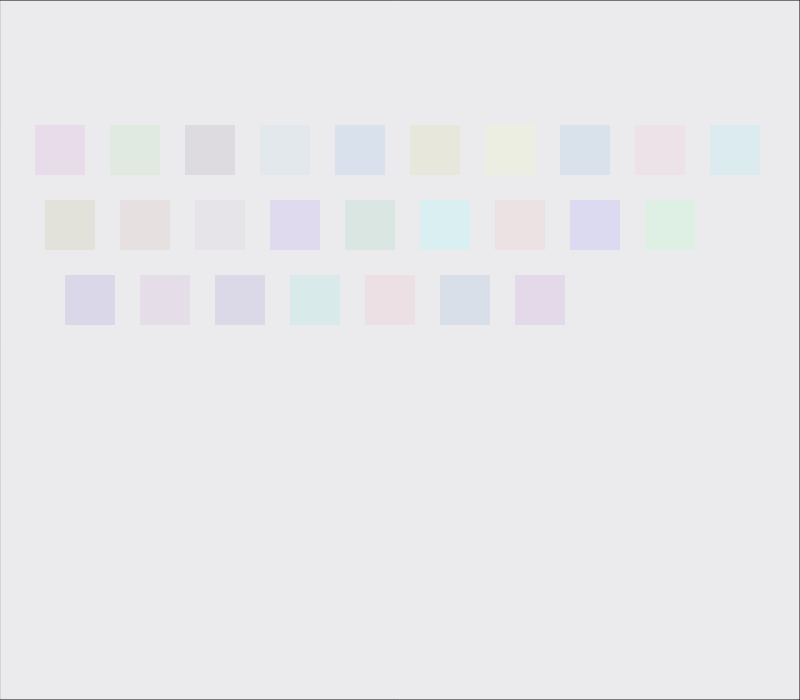
Frame 1 (no input)
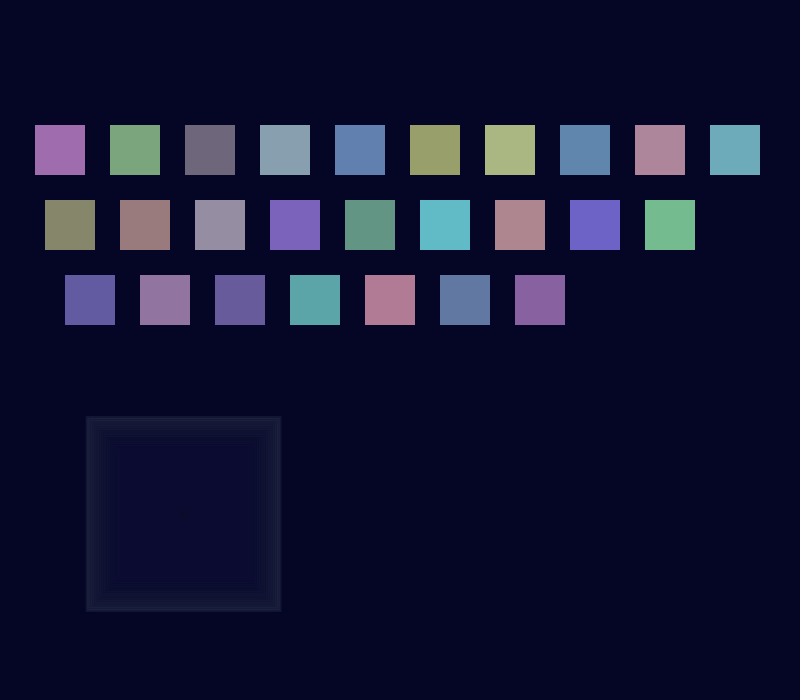
Frame 60 (no input)
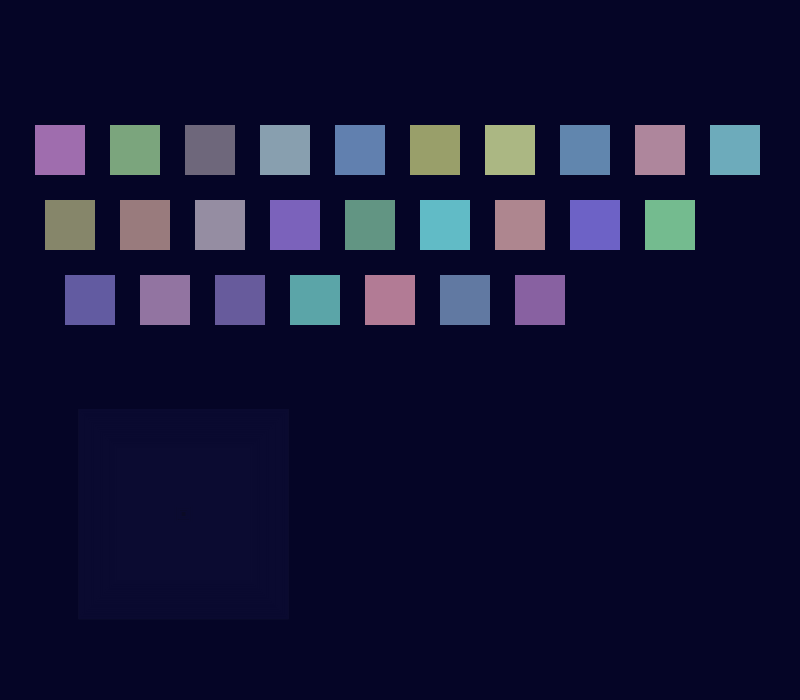
Frame 120 (the mouse pressed at the canvas centre since frame 60)

The p5.js sketch that drew these frames (run headless with seeded random() and noise() and a simulated clock; from frame 60 on, the mouse is pressed at the canvas centre):

// p5.js sketch
// ── sketch.js
/*
Edward Shin
15-104 Section A
edwardsh@andrew.cmu.edu
Capstone Project
12-10-2015
*/



var squares = [];     //array of squares representing keys
var ripples = [];     //array of ripples
var letters = [];     //array of letters

var numKeys = 26;
var spacing;   //spacing between squares
var x1;      //x start type 1
var x2;      //x start type 2
var x3;      //x start type 3
var y1;      //y start type 1
var y2;      //y start type 2
var y3;      //y start type 3

var y4;      //y start type 4
var y5;      //y start type 5
var y6;      //y start type 6

function setup() {
  createCanvas(800, 700);
  rectMode(CENTER);
  textAlign(CENTER);

  spacing = 75;
  x1 = 60;
  x2 = x1 + 10;
  x3 = x1 + 30;
  y1 = 150;
  y2 = y1 + spacing;
  y3 = y2 + spacing;

  y4 = 440;
  y5 = y4 + spacing;
  y6 = y5 + spacing; 

  setSquares();
}

function draw() {
  fill(0 , 10, 40, 20);
  rect(width/2, height/2, width, height);

  setRipples();
  drawRipples();
  drawSquares();
  drawLetters();
  checkSize();

}

function setSquares(){      //position squares
  for(var i = 0; i < numKeys; i++){
    
    var sq;

    if(i < 10){
      sq = new Square(x1 + (spacing * i), y1);
      squares.push(sq);
    }
    else if(i >= 10 && i < 19){
      sq = new Square(x2 + (spacing * (i - 10)), y2);
      squares.push(sq);
    }
    else{
      sq = new Square(x3 + (spacing * (i - 19)), y3);
      squares.push(sq);
    }
  }
}

function setRipples(){       //set random ripples
  var rChance = 0.005;
  var x = random(-5, width + 5);
  var y = random(-5, height + 5);
  var col = color(90, 110, 120, 15);
  
  if(random(0, 1) < rChance){
    ripples.push(new Ripple(x, y, col));
  }
}

function drawSquares(){      //draw the squares based on setSquares()
  for(var i = 0; i < squares.length; i++){
    squares[i].draw();
  }
}

function drawRipples(){      //draw ripples from setRipples or keyPressed()
  for(var i = 0; i < ripples.length; i++){
    ripples[i].draw();
    ripples[i].grow();
    if(ripples[i].size > ripples[i].endSize){
      ripples.splice(i ,1);
    }
  }
}
function drawLetters(){      //draw letters based on 
  for(var i = 0; i < letters.length; i++){
    letters[i].draw();
    letters[i].shrink();
    if(letters[i].size < letters[i].endSize){
      letters.splice(i, 1);
    }
  }
}

function checkSize(){      //check squares/letters size and grow/vanish if square is less than maxSize
  for(var i = 0; i < squares.length; i++){
    if(squares[i].size < squares[i].maxSize){
      squares[i].grow();
    }
  }
}

function keyPressed(){     //press a key to create ripple and affect square corresponding to key

  var len = 0;

	switch(key){
		case "A":
      letters.unshift(new Letter(squares[10].x, y5, squares[10].col, "A"));
			ripples.push(new Ripple(squares[10].x, squares[10].y, squares[10].col));
      ripples.unshift(new Ripple(letters[len].x, letters[len].y, letters[len].col));
      squares[10].shrink();
			break;

		case "B":
      letters.unshift(new Letter(squares[23].x, y6, squares[23].col, "B"));
			ripples.push(new Ripple(squares[23].x, squares[23].y, squares[23].col));
      ripples.unshift(new Ripple(letters[len].x, letters[len].y, letters[len].col));
      squares[23].shrink();
			break;

		case "C":
      letters.unshift(new Letter(squares[21].x, y6, squares[21].col, "C"));
      ripples.push(new Ripple(squares[21].x, squares[21].y, squares[21].col));
      ripples.unshift(new Ripple(letters[len].x, letters[len].y, letters[len].col));
      squares[21].shrink();
			break;

		case "D":
      letters.unshift(new Letter(squares[12].x, y5, squares[12].col, "D"));
      ripples.push(new Ripple(squares[12].x, squares[12].y, squares[12].col));
      ripples.unshift(new Ripple(letters[len].x, letters[len].y, letters[len].col));
      squares[12].shrink();
			break;

		case "E":
      letters.unshift(new Letter(squares[2].x, y4, squares[2].col, "E"));
      ripples.push(new Ripple(squares[2].x, squares[2].y, squares[2].col));
      ripples.unshift(new Ripple(letters[len].x, letters[len].y, letters[len].col));
      squares[2].shrink();
			break;

		case "F":
      letters.unshift(new Letter(squares[13].x, y5, squares[13].col, "F"));
      ripples.push(new Ripple(squares[13].x, squares[13].y, squares[13].col));
      ripples.unshift(new Ripple(letters[len].x, letters[len].y, letters[len].col));
      squares[13].shrink();
			break;

		case "G":
      letters.unshift(new Letter(squares[14].x, y5, squares[14].col, "G"));
      ripples.push(new Ripple(squares[14].x, squares[14].y, squares[14].col));
      ripples.unshift(new Ripple(letters[len].x, letters[len].y, letters[len].col));
      squares[14].shrink();
			break;

		case "H":
      letters.unshift(new Letter(squares[15].x, y5, squares[15].col, "H"));
      ripples.push(new Ripple(squares[15].x, squares[15].y, squares[15].col));
      ripples.unshift(new Ripple(letters[len].x, letters[len].y, letters[len].col));
      squares[15].shrink();
			break;

		case "I":
      letters.unshift(new Letter(squares[7].x, y4, squares[7].col, "I"));
      ripples.push(new Ripple(squares[7].x, squares[7].y, squares[7].col));
      ripples.unshift(new Ripple(letters[len].x, letters[len].y, letters[len].col));
      squares[7].shrink();
			break;

		case "J":
      letters.unshift(new Letter(squares[16].x, y5, squares[16].col, "J"));
      ripples.push(new Ripple(squares[16].x, squares[16].y, squares[16].col));
      ripples.unshift(new Ripple(letters[len].x, letters[len].y, letters[len].col));
      squares[16].shrink();
			break;

		case "K":
      letters.unshift(new Letter(squares[17].x, y5, squares[17].col, "K"));
      ripples.push(new Ripple(squares[17].x, squares[17].y, squares[17].col));
      ripples.unshift(new Ripple(letters[len].x, letters[len].y, letters[len].col));
      squares[17].shrink();
			break;

		case "L":
      letters.unshift(new Letter(squares[18].x, y5, squares[18].col, "L"));
      ripples.push(new Ripple(squares[18].x, squares[18].y, squares[18].col));
      ripples.unshift(new Ripple(letters[len].x, letters[len].y, letters[len].col));
      squares[18].shrink();
			break;

		case "M":
      letters.unshift(new Letter(squares[25].x, y6, squares[25].col, "M"));
      ripples.push(new Ripple(squares[25].x, squares[25].y, squares[25].col));
      ripples.unshift(new Ripple(letters[len].x, letters[len].y, letters[len].col));
      squares[25].shrink();
			break;

		case "N":
      letters.unshift(new Letter(squares[24].x, y6, squares[24].col, "N"));
      ripples.push(new Ripple(squares[24].x, squares[24].y, squares[24].col));
      ripples.unshift(new Ripple(letters[len].x, letters[len].y, letters[len].col));
      squares[24].shrink();
			break;

		case "O":
      letters.unshift(new Letter(squares[8].x, y4, squares[8].col, "O"));
      ripples.push(new Ripple(squares[8].x, squares[8].y, squares[8].col));
      ripples.unshift(new Ripple(letters[len].x, letters[len].y, letters[len].col));
      squares[8].shrink();
			break;

		case "P":
      letters.unshift(new Letter(squares[9].x, y4, squares[9].col, "P"));
      ripples.push(new Ripple(squares[9].x, squares[9].y, squares[9].col));
      ripples.unshift(new Ripple(letters[len].x, letters[len].y, letters[len].col));
      squares[9].shrink();
			break;

		case "Q":
      letters.unshift(new Letter(squares[0].x, y4, squares[0].col, "Q"));
      ripples.push(new Ripple(squares[0].x, squares[0].y, squares[0].col));
      ripples.unshift(new Ripple(letters[len].x, letters[len].y, letters[len].col));
      squares[0].shrink();
			break;

		case "R":
      letters.unshift(new Letter(squares[3].x, y4, squares[3].col, "R"));
      ripples.push(new Ripple(squares[3].x, squares[3].y, squares[3].col));
      ripples.unshift(new Ripple(letters[len].x, letters[len].y, letters[len].col));
      squares[3].shrink();
			break;

		case "S":
      letters.unshift(new Letter(squares[11].x, y5, squares[11].col, "S"));
      ripples.push(new Ripple(squares[11].x, squares[11].y, squares[11].col));
      ripples.unshift(new Ripple(letters[len].x, letters[len].y, letters[len].col));
      squares[11].shrink();
			break;

		case "T":
      letters.unshift(new Letter(squares[4].x, y4, squares[4].col, "T"));
      ripples.push(new Ripple(squares[4].x, squares[4].y, squares[4].col));
      ripples.unshift(new Ripple(letters[len].x, letters[len].y, letters[len].col));
      squares[4].shrink();
			break;

		case "U":
      letters.unshift(new Letter(squares[6].x, y4, squares[6].col, "U"));
      ripples.push(new Ripple(squares[6].x, squares[6].y, squares[6].col));
      ripples.unshift(new Ripple(letters[len].x, letters[len].y, letters[len].col));
      squares[6].shrink();
			break;

		case "V":
      letters.unshift(new Letter(squares[22].x, y6, squares[2].col, "V"));
      ripples.push(new Ripple(squares[22].x, squares[22].y, squares[22].col));
      ripples.unshift(new Ripple(letters[len].x, letters[len].y, letters[len].col));
      squares[22].shrink();
			break;

		case "W":
      letters.unshift(new Letter(squares[1].x, y4, squares[1].col, "W"));
      ripples.push(new Ripple(squares[1].x, squares[1].y, squares[1].col));
      ripples.unshift(new Ripple(letters[len].x, letters[len].y, letters[len].col));
      squares[1].shrink();
			break;

		case "X":
      letters.unshift(new Letter(squares[20].x, y6, squares[20].col, "X"));
      ripples.push(new Ripple(squares[20].x, squares[20].y, squares[20].col));
      ripples.unshift(new Ripple(letters[len].x, letters[len].y, letters[len].col));
      squares[20].shrink();
			break;

		case "Y":
      letters.unshift(new Letter(squares[5].x, y4, squares[5].col, "Y"));
      ripples.push(new Ripple(squares[5].x, squares[5].y, squares[5].col));
      ripples.unshift(new Ripple(letters[len].x, letters[len].y, letters[len].col));
      squares[5].shrink();
			break;

		case "Z":
      letters.unshift(new Letter(squares[19].x, y6, squares[19].col, "Z"));
      ripples.push(new Ripple(squares[19].x, squares[19].y, squares[19].col));
      ripples.unshift(new Ripple(letters[len].x, letters[len].y, letters[len].col));
      squares[19].shrink();
			break;

		case " ":     //randomizing square colors
      squares.splice(0, squares.length);
      setSquares();
      drawSquares();
			break;

		default:
			break;

	}
}

//--------------------------/Objects


var Square = function Square(x, y){     //keyboard squares
	this.x = x;   
	this.y = y;   
	this.size = 50;      
  this.maxSize = 50;   
  this.minSize = 10;   
	this.r = random(120, 255);      
  this.g = random(120, 255);      
  this.b = random(120, 255);      
  this.a = 45;                    
  this.col = color(this.r, this.g, this.b, this.a);    
  this.maxFactor = 0.4;                                  
  this.aFactor = 45 / this.maxSize;                    

  this.draw = function(){          //draw the square
  	fill(this.r, this.g, this.b, this.a);
  	noStroke();
  	rect(this.x, this.y, this.size, this.size);

  }

  this.grow = function(){         //grow the square
	 this.size += this.maxFactor;
   this.a += this.aFactor;
  }

	this.shrink = function(){       //shrink the square
		this.size = this.minSize;
    this.a = 0;
	}

}

var Ripple = function Ripple(x, y, c){     //ripples made randomly or by keyPressed()
  this.x = x;
  this.y = y;
  this.size = 0;
  this.endSize = int(random(100, 300));
  this.r = red(c);
  this.g = green(c);
  this.b = blue(c);
  this.a = 40;
  this.col = color(this.r, this.g, this.b, this.a);
  this.weight = random(3, 7);
  this.gFactor = random(2, 4);

  this.draw = function(){    //draw the ripple
    noFill();
    strokeWeight(this.weight);
    stroke(this.col);
    rect(this.x, this.y, this.size, this.size);
  }

  this.grow = function(){   //grow the ripple
    this.size += this.gFactor;
  }

}

var Letter = function Letter(x, y, c, l){     //the letters
  this.x = x;
  this.y = y;
  this.size = 30;
  this.endSize = 0;
  this.l = l;
  this.r = red(c);
  this.g = green(c);
  this.b = blue(c);
  this.a = 45;
  this.col = color(this.r, this.g, this.b, this.a);
  this.minFactor = -0.2;
  this.aFactor = 45 / this.maxSize;

  this.draw = function(){      //draw the letter
    fill(this.col);
    textSize(this.size);
    text(this.l, this.x, this.y);
  }

  this.show = function(){      //show the letter
    this.size = this.maxSize;
    this.a = 45;
  }

  this.shrink = function(){    //make the letter vanish
    this.size += this.minFactor;
    this.a += this.aFactor;
  }
}
